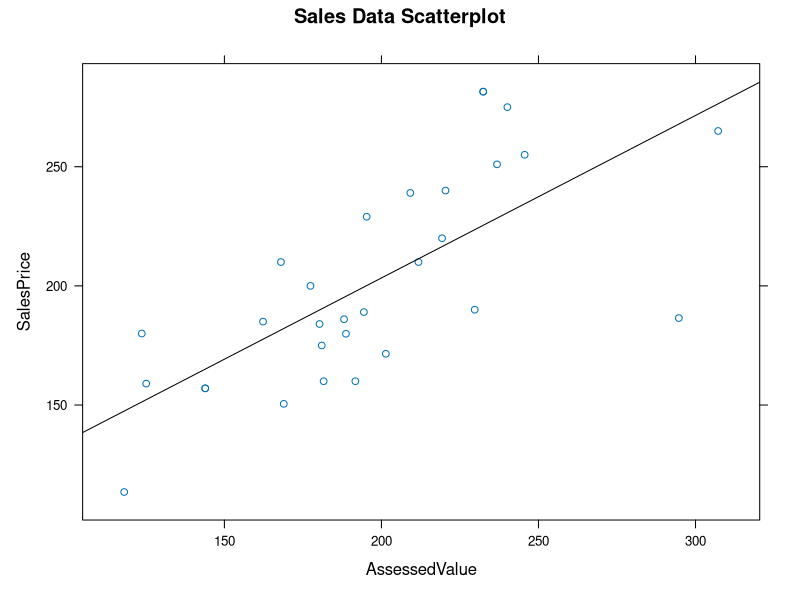
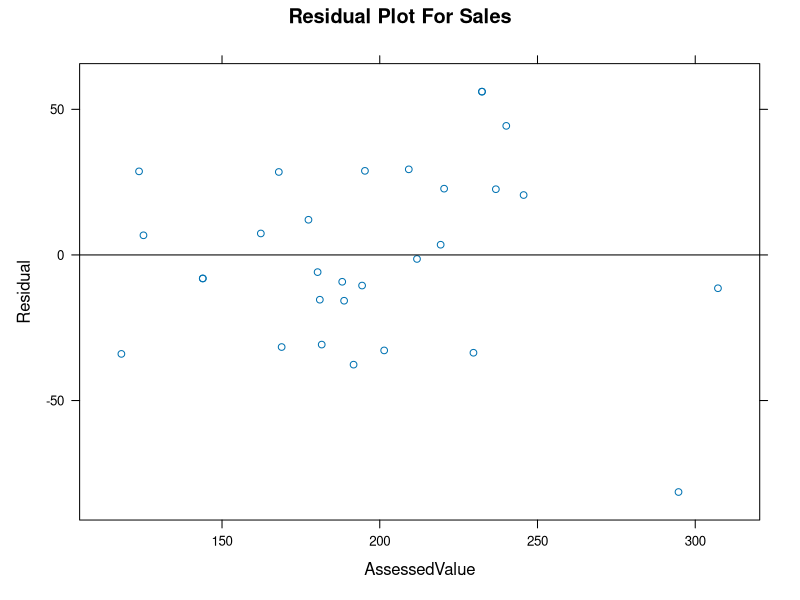
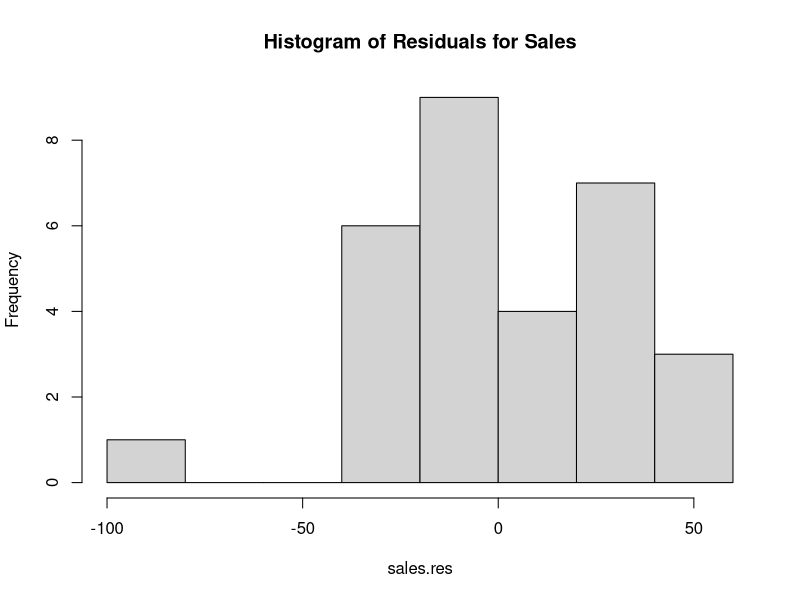
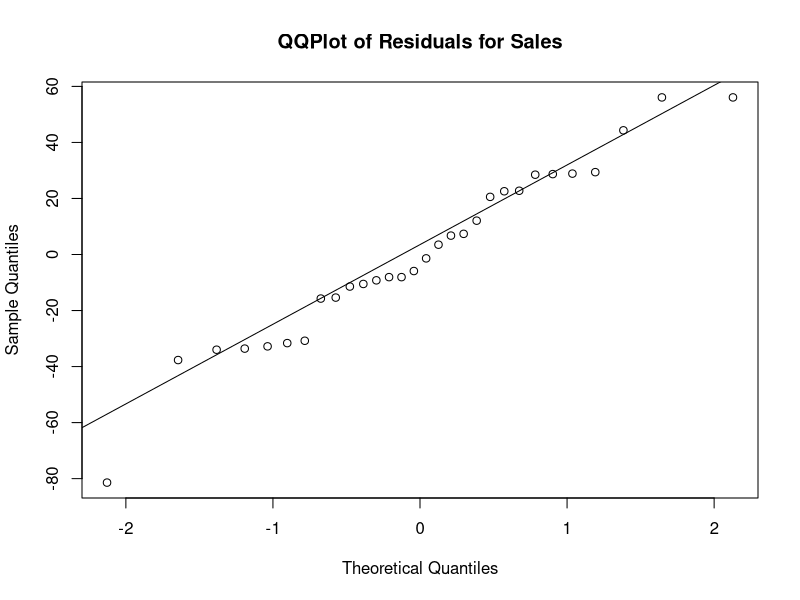

Recreate these plots in R, in order.
################ Problem A ###############

sales <- read.table(file="sales.txt", header=TRUE)

################ Part 1 ###############

attach(sales)
library(lattice)
xyplot(SalesPrice ~ AssessedValue, data = sales, panel=function(x,y) {
	panel.xyplot(x, y)
	panel.lmline(x, y)
}, main="Sales Data Scatterplot")

################ Part 3 ###############
cor(sales$SalesPrice, sales$AssessedValue)

################ Part 5 ###############

sales.lm = lm(SalesPrice ~ AssessedValue)
sales.res = sales.lm$res
summary(sales.lm)
# Answer: SalesPrice = 66.9460 + 0.6819AssesedValue
# R^2: 0.4987

################ Part 6 ###############

# Answer (Property=1): 66.9460 + 0.6819*188.7 = 195.6205
# TO-DO: Residual

################ Part 7 ###############

xyplot(sales.res ~ AssessedValue, data=sales, main="Residual Plot For Sales", ylab="Residual", panel=function(x,y){
	panel.xyplot(x,y)
	panel.abline(h=0)
})

################ Part 8 ###############

hist(sales.res, main="Histogram of Residuals for Sales")
qqnorm(sales.res, main="QQPlot of Residuals for Sales")
qqline(sales.res)

################ Part 10 ###############

confint(sales.lm, level=0.99)